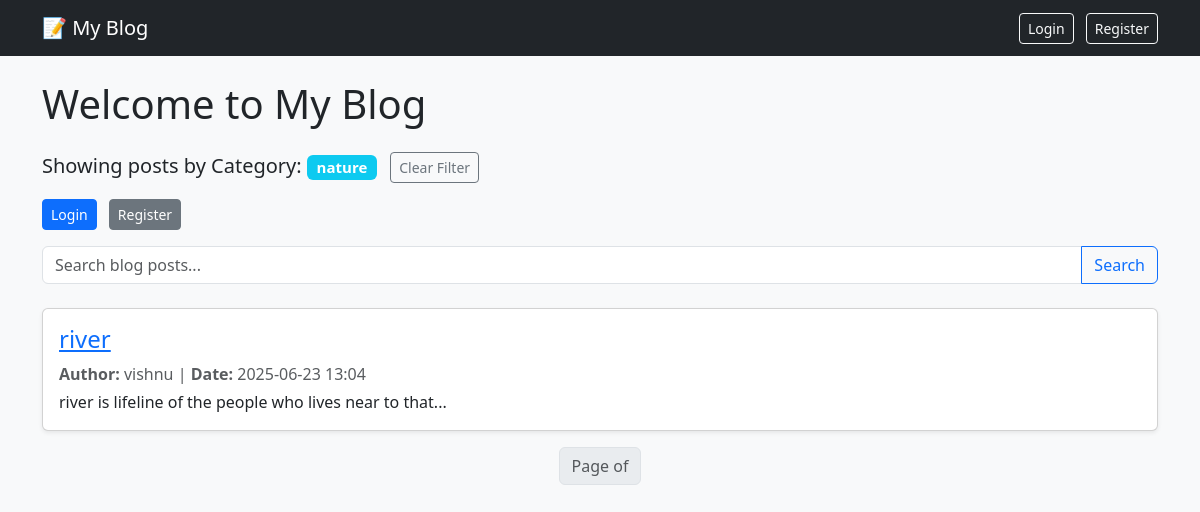
The page /category/nature/ on the database its author committed.
### blog/models.py (models this page shows, shortened)
class Category(models.Model):
    name = models.CharField(max_length=50, unique=True)

class BlogPost(models.Model):
    title = models.CharField(max_length=200)
    content = models.TextField()
    author = models.ForeignKey(User, on_delete=models.CASCADE)
    image = models.ImageField(upload_to='post_images/', blank=True, null=True)
    category = models.ForeignKey(Category, on_delete=models.SET_NULL, null=True, blank=True)
    tags = models.ManyToManyField(Tag, blank=True)
    likes = models.ManyToManyField(User, related_name='liked_posts', blank=True)
    created_at = models.DateTimeField(auto_now_add=True)

### blog/views.py (the view)
# urls.py: path('category/<str:category_name>/', views.posts_by_category, name='posts_by_category'),
def posts_by_category(request, category_name):
    posts = BlogPost.objects.filter(category__name=category_name)
    return render(request, 'blog/home.html', {'posts': posts, 'filter_type': 'Category', 'filter_name': category_name})

### blog/templates/blog/home.html (shortened to what this page needs)
{% extends 'blog/base.html' %}
{% block content %}
  <h1 class="mb-4">Welcome to My Blog</h1>
  {% if filter_type and filter_name %}
  <h5 class="mb-3">
    Showing posts by {{ filter_type }}: <span class="badge bg-info">{{ filter_name }}</span>
    <a href="{% url 'home' %}" class="btn btn-sm btn-outline-secondary ms-2">Clear Filter</a>
  </h5>
  {% endif %}
  {% if user.is_authenticated %}
      <div class="mb-3">
          <span class="me-2">Hi <strong>{{ user.username }}</strong></span>
          <form method="post" action="{% url 'logout' %}" style="display:inline;">
            {% csrf_token %}
            <button type="submit" class="btn btn-sm btn-outline-danger">Logout</button>
          </form>
          <a href="{% url 'my_posts' %}" class="btn btn-sm btn-outline-dark ms-2">📄 My Posts</a>
          <a href="{% url 'create_post' %}" class="btn btn-sm btn-success ms-2">➕ Create New Post</a>
      </div>
  {% else %}
      <div class="mb-3">
          <a href="{% url 'login' %}" class="btn btn-sm btn-primary">Login</a>
          <a href="{% url 'register' %}" class="btn btn-sm btn-secondary ms-2">Register</a>
      </div>
  {% endif %}
  <form method="get" class="mb-4">
  <div class="input-group">
    <input type="text" name="q" class="form-control" placeholder="Search blog posts..." value="{{ request.GET.q }}">
    <button type="submit" class="btn btn-outline-primary">Search</button>
  </div>
</form>
  {% for post in posts %}
      <div class="card mb-3 shadow-sm">
          <div class="card-body">
              <h4 class="card-title">
                  <a href="{% url 'post_detail' post.id %}">{{ post.title }}</a>
              </h4>
              <p class="text-muted mb-1">
                  <strong>Author:</strong> {{ post.author.username }} |
                  <strong>Date:</strong> {{ post.created_at|date:"Y-m-d H:i" }}
              </p>
              <p class="card-text">{{ post.content|slice:":200" }}...</p>
          </div>
      </div>
  {% empty %}
      <p>No blog posts yet!</p>
  {% endfor %}
  <nav aria-label="Page navigation">
  <ul class="pagination justify-content-center">
    <li class="page-item disabled">
      <a class="page-link" href="#">Page {{ page_obj.number }} of {{ page_obj.paginator.num_pages }}</a>
    </li>
  </ul>
</nav>
{% endblock %}

### rows shown on the page
Category: name "nature"
BlogPost: title "river", author.username "vishnu", created_at "2025-06-23 13:04", content "river is lifeline of the people who lives near to that"

### other values the page prints
{{ filter_type }} "Category"
